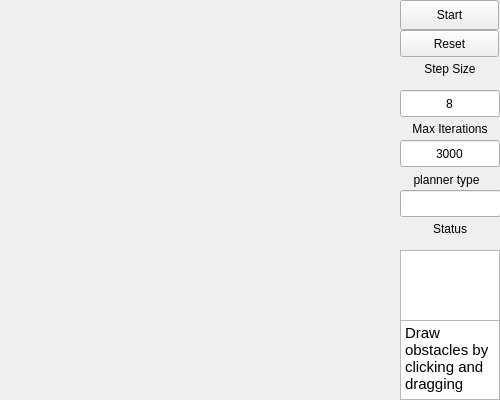
<?xml version="1.0" encoding="UTF-8"?>
<ui version="4.0">
 <class>MainWindow</class>
 <widget class="QMainWindow" name="MainWindow">
  <property name="geometry">
   <rect>
    <x>0</x>
    <y>0</y>
    <width>500</width>
    <height>400</height>
   </rect>
  </property>
  <property name="windowTitle">
   <string>RRT Simulator</string>
  </property>
  <widget class="QWidget" name="centralWidget">
   <widget class="RenderArea" name="renderArea" native="true">
    <property name="geometry">
     <rect>
      <x>0</x>
      <y>0</y>
      <width>400</width>
      <height>400</height>
     </rect>
    </property>
   </widget>
   <widget class="QPushButton" name="startButton">
    <property name="geometry">
     <rect>
      <x>400</x>
      <y>0</y>
      <width>99</width>
      <height>30</height>
     </rect>
    </property>
    <property name="text">
     <string>Start</string>
    </property>
   </widget>
   <widget class="QPushButton" name="resetButton">
    <property name="geometry">
     <rect>
      <x>400</x>
      <y>30</y>
      <width>99</width>
      <height>27</height>
     </rect>
    </property>
    <property name="text">
     <string>Reset</string>
    </property>
   </widget>
   <widget class="QTextBrowser" name="textBrowser">
    <property name="geometry">
     <rect>
      <x>400</x>
      <y>319</y>
      <width>100</width>
      <height>81</height>
     </rect>
    </property>
    <property name="html">
     <string>&lt;!DOCTYPE HTML PUBLIC &quot;-//W3C//DTD HTML 4.0//EN&quot; &quot;http://www.w3.org/TR/REC-html40/strict.dtd&quot;&gt;
&lt;html&gt;&lt;head&gt;&lt;meta name=&quot;qrichtext&quot; content=&quot;1&quot; /&gt;&lt;style type=&quot;text/css&quot;&gt;
p, li { white-space: pre-wrap; }
&lt;/style&gt;&lt;/head&gt;&lt;body style=&quot; font-family:'Ubuntu'; font-size:11pt; font-weight:400; font-style:normal;&quot;&gt;
&lt;p style=&quot; margin-top:0px; margin-bottom:0px; margin-left:0px; margin-right:0px; -qt-block-indent:0; text-indent:0px;&quot;&gt;Draw obstacles by clicking and dragging&lt;/p&gt;&lt;/body&gt;&lt;/html&gt;</string>
    </property>
   </widget>
   <widget class="QLabel" name="stepSizeLabel">
    <property name="geometry">
     <rect>
      <x>400</x>
      <y>60</y>
      <width>100</width>
      <height>17</height>
     </rect>
    </property>
    <property name="text">
     <string>Step Size</string>
    </property>
    <property name="alignment">
     <set>Qt::AlignCenter</set>
    </property>
   </widget>
   <widget class="QLineEdit" name="stepSize">
    <property name="geometry">
     <rect>
      <x>400</x>
      <y>90</y>
      <width>100</width>
      <height>27</height>
     </rect>
    </property>
    <property name="text">
     <string>8</string>
    </property>
    <property name="alignment">
     <set>Qt::AlignCenter</set>
    </property>
   </widget>
   <widget class="QLabel" name="label">
    <property name="geometry">
     <rect>
      <x>400</x>
      <y>120</y>
      <width>100</width>
      <height>17</height>
     </rect>
    </property>
    <property name="text">
     <string>Max Iterations</string>
    </property>
    <property name="alignment">
     <set>Qt::AlignCenter</set>
    </property>
   </widget>
   <widget class="QLineEdit" name="maxIterations">
    <property name="geometry">
     <rect>
      <x>400</x>
      <y>140</y>
      <width>100</width>
      <height>27</height>
     </rect>
    </property>
    <property name="text">
     <string>3000</string>
    </property>
    <property name="alignment">
     <set>Qt::AlignCenter</set>
    </property>
   </widget>
   <widget class="QLabel" name="label_2">
    <property name="geometry">
     <rect>
      <x>400</x>
      <y>220</y>
      <width>100</width>
      <height>17</height>
     </rect>
    </property>
    <property name="text">
     <string>Status</string>
    </property>
    <property name="alignment">
     <set>Qt::AlignCenter</set>
    </property>
   </widget>
   <widget class="QTextBrowser" name="statusBox">
    <property name="geometry">
     <rect>
      <x>400</x>
      <y>250</y>
      <width>100</width>
      <height>71</height>
     </rect>
    </property>
   </widget>
   <widget class="QLabel" name="label_3">
    <property name="geometry">
     <rect>
      <x>396</x>
      <y>170</y>
      <width>101</width>
      <height>20</height>
     </rect>
    </property>
    <property name="sizePolicy">
     <sizepolicy hsizetype="Expanding" vsizetype="Preferred">
      <horstretch>0</horstretch>
      <verstretch>0</verstretch>
     </sizepolicy>
    </property>
    <property name="text">
     <string>planner type</string>
    </property>
    <property name="alignment">
     <set>Qt::AlignCenter</set>
    </property>
   </widget>
   <widget class="QLineEdit" name="plannerType">
    <property name="geometry">
     <rect>
      <x>400</x>
      <y>190</y>
      <width>101</width>
      <height>27</height>
     </rect>
    </property>
   </widget>
  </widget>
 </widget>
 <layoutdefault spacing="6" margin="11"/>
 <customwidgets>
  <customwidget>
   <class>RenderArea</class>
   <extends>QWidget</extends>
   <header location="global">renderarea.h</header>
   <container>1</container>
  </customwidget>
 </customwidgets>
 <resources/>
 <connections/>
</ui>
